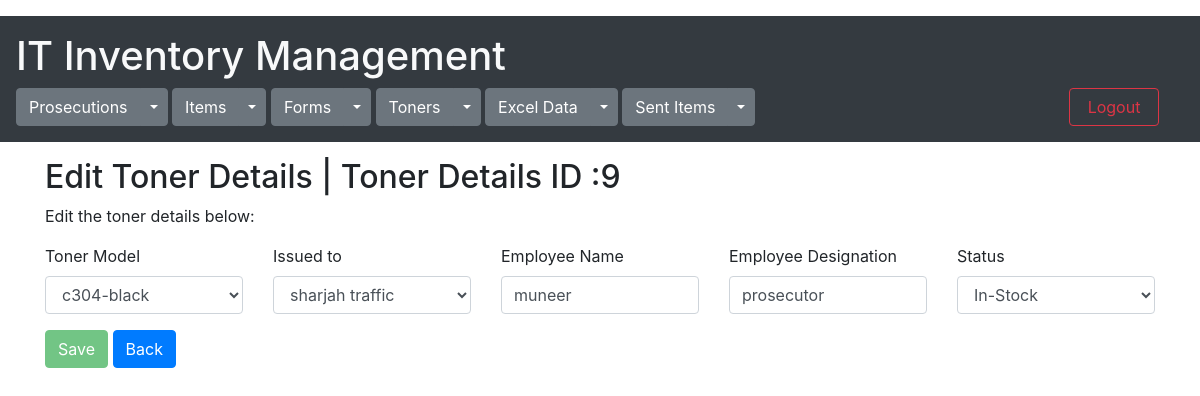
The page /toners/edit_tonerdetails_form/9 (signed in) on the database its author committed.
### toners/models.py (models this page shows)
class TonerDetails(models.Model):
    STATUS = [
        ('In-Stock', 'In-Stock'),
        ('Out-of-Stock', 'Out-of-Stock'),
    ]
    toner_model = models.ForeignKey(Toners,on_delete=models.CASCADE)
    status = models.CharField(max_length=30,default='In-Stock',choices=STATUS)
    issued_to = models.ForeignKey(Prosecutions, on_delete=models.CASCADE)
    employee_name = models.CharField(max_length=30,null=True)
    employee_designation = models.CharField(max_length=30,null=True)
    created=models.DateTimeField(default=datetime.now())

class Toners(models.Model):
    toner_model = models.CharField(max_length=10,null=True)
    toner_printer = models.ForeignKey(Items,on_delete=models.CASCADE)
    total_qty = models.PositiveIntegerField(default=0,null=True)
    remaining_qty = models.PositiveIntegerField(default=0,null=True)
    created=models.DateTimeField(default=datetime.now())
    objects = models.Manager()

### prosecutions/models.py (models this page shows)
class Prosecutions(models.Model):
    name = models.CharField(max_length=255)
    location = models.CharField(max_length=30,default="none")
    created = models.DateTimeField(default=datetime.now())

### toners/views.py (the view)
# urls.py: path('edit_tonerdetails_form/<int:id>', views.edit_tonerdetails_form, name='edit_tonerdetails_form'),
@cache_control(no_cache=True, must_revalidate=True,no_store=True)
@login_required(login_url="login")
def edit_tonerdetails_form(request, id):
    prosecutions = Prosecutions.objects.all()
    toners = Toners.objects.all()
    tonerdetails = TonerDetails.objects.get(id=id)
    return render(request, 'edit_tonerdetails_form.html',
                  {"tonerdetails": tonerdetails, "toners": toners, "prosecutions": prosecutions,
                   "status": TonerDetails.STATUS})

### toners/templates/edit_tonerdetails_form.html (shortened to what this page needs)
{% extends 'mainpage.html' %}
{% block content %}
<div class="container">
    <h2>Edit Toner Details | Toner Details ID :{{ tonerdetails.id }}</h2>
    <p>Edit the toner details below:</p>
    <form role="form" action="edit_tonerdetails_save" method="post">
        <div class="row">
            <div class="col">
                <label>Toner Model</label>
                <select class="form-control" name="toner_model" id="toner_model">
                {% for toner in toners %}
                <option value="{{toner.id}}" {% if toner.id == tonerdetails.toner_model.id %} selected {% endif %}>
                    {{toner.toner_model}}</option>
                {% endfor %}
                </select>
            </div>
            <div class="col">
                <label>Issued to</label>
                <select class="form-control" name="issued_to" id="issued_to">
                {% for prosecution in prosecutions %}
                <option value="{{prosecution.id}}" {% if prosecution.id == tonerdetails.issued_to.id %} selected {% endif %}>
                    {{prosecution.name}}</option>
                {% endfor %}
                </select>
            </div>
            <div class="col">
                <label>Employee Name</label>
                <input type="text" class="form-control" placeholder="enter employee name" name="employee_name" id="employee_name"
                         value="{{tonerdetails.employee_name}}">
            </div>
            <div class="col">
                <label>Employee Designation</label>
                <input type="text" class="form-control" placeholder="enter employee designation" name="employee_designation" id="employee_designation"
                       value="{{tonerdetails.employee_designation}}">
            </div>
            <div class="col">
                <label>Status</label>
                <select class="form-control" name="status" id="status">
                {% for x,y in status %}
                    <option value="{{x}}" {% if x == tonerdetails.status %} selected {% endif %}>{{ x }}</option>
                {% endfor %}
                </select>
            </div>
        </div>
        <button type="submit" class="btn btn-success mt-3 btn-action-ETDF" disabled>Save</button>
        <a href="{% url 'view_toners' %}" id="btn-back2" class="btn btn-primary mt-3">Back</a>
    </form>
</div>
{% endblock %}

### rows shown on the page
TonerDetails: id "9", toner_model "c304-black", issued_to "sharjah traffic", employee_name "muneer", employee_designation "prosecutor", status "In-Stock"
